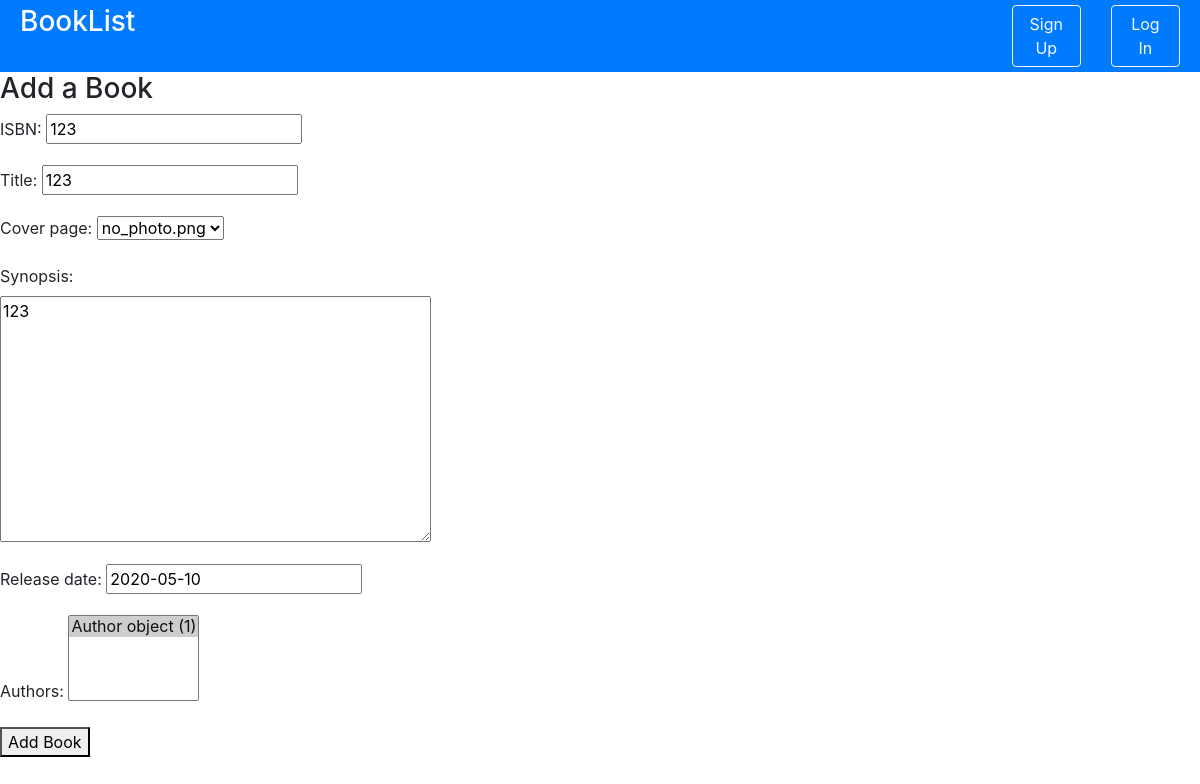
/books/update_book/123/, run on an earlier commit of the app's database.
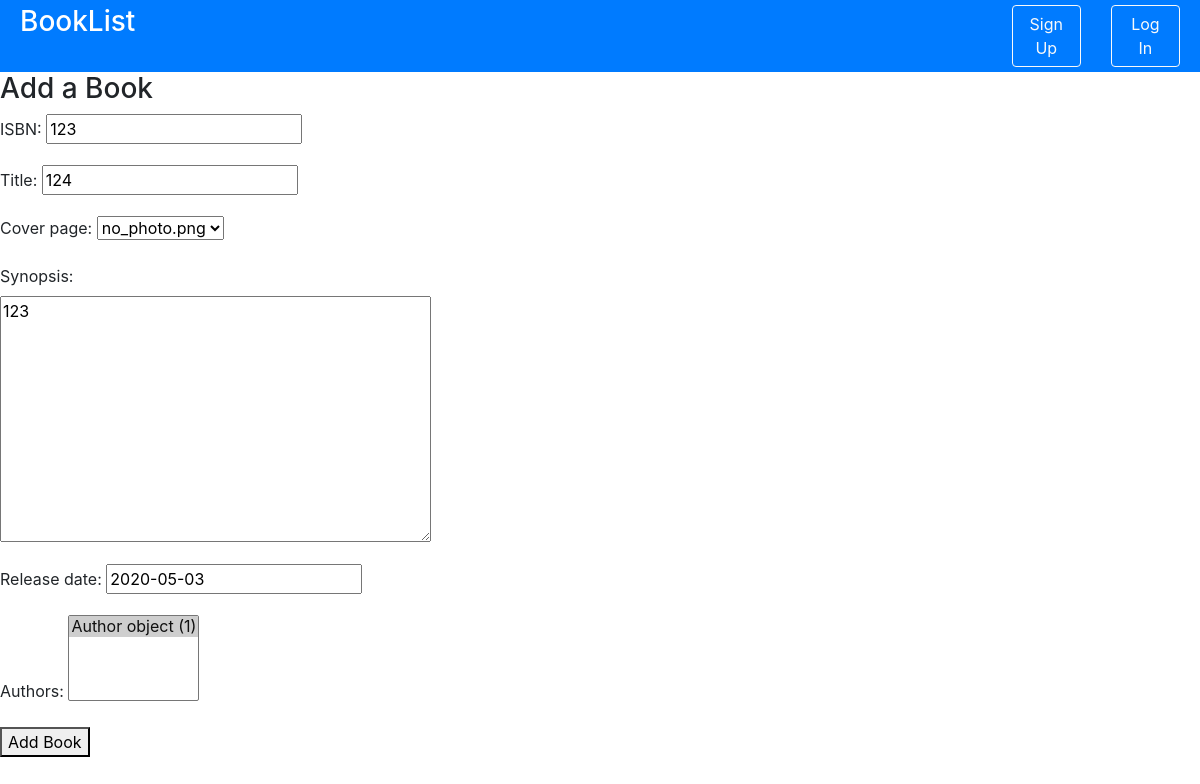
And on a later commit of the database.
### BookList/models.py (models this page shows, shortened)
class Book(models.Model):
    ISBN = models.CharField(max_length=13, unique=True , primary_key=True)
    title = models.CharField(max_length=50)
    cover_page = models.FilePathField(path='BookList/static/img/')
    synopsis = models.TextField()
    release_date = models.DateField()
    authors = models.ManyToManyField(Author)

### BookList/views.py (the view)
# urls.py: path('books/update_book/<str:pk>/', views.update_book, name = 'update_book'),
def update_book(request, pk):
	book = Book.objects.get(ISBN=pk)
	form = BookCreationForm(instance=book)
	if request.method == 'POST':
		form = BookCreationForm(request.POST, instance=book)
		if form.is_valid():
			form.save()
			return redirect('/books')
	context = {'form':form}
	return render(request, 'update_book.html', context)

### BookList/forms.py
class BookCreationForm(forms.ModelForm):
	class Meta:
		fields = ('ISBN', 'title', 'cover_page', 'synopsis', 'release_date', 'authors')
		model = models.Book

### BookList/templates/update_book.html (shortened to what this page needs)
{% extends "header.html" %}
{% load static %}
{% block page_content %}
<div class="row">
  <div class="col-md-4">
    <h3>Add a Book</h3>
    <form method="post">
      {{ form.as_p }}
      <button type="submit">Add Book</button>
    </form>
  </div>
</div>
{% endblock %}

What changed in the data, as far as the page shows it:
changed Book "no_photo.png": title "123" → "124"; release_date "2020-05-10" → "2020-05-03"
